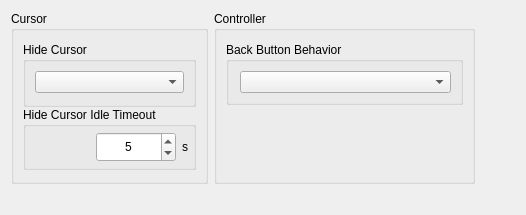
      <widget class="QWidget" name="inputTab">
       <attribute name="title">
        <string>Input</string>
       </attribute>
       <layout class="QVBoxLayout" name="inputTabVLayout" stretch="0,0">
        <item>
         <layout class="QHBoxLayout" name="inputTabHLayoutTop" stretch="1,1,1">
          <item>
           <layout class="QVBoxLayout" name="cursorTabLayoutLeft">
            <property name="spacing">
             <number>7</number>
            </property>
            <property name="bottomMargin">
             <number>0</number>
            </property>
            <item alignment="Qt::AlignmentFlag::AlignTop">
             <widget class="QGroupBox" name="cursorGroupBox">
              <property name="title">
               <string>Cursor</string>
              </property>
              <layout class="QVBoxLayout" name="inputCursorLayout">
               <property name="spacing">
                <number>0</number>
               </property>
               <property name="topMargin">
                <number>11</number>
               </property>
               <property name="bottomMargin">
                <number>11</number>
               </property>
               <item>
                <widget class="QGroupBox" name="hideCursorGroupBox">
                 <property name="enabled">
                  <bool>true</bool>
                 </property>
                 <property name="sizePolicy">
                  <sizepolicy hsizetype="Preferred" vsizetype="Fixed">
                   <horstretch>0</horstretch>
                   <verstretch>0</verstretch>
                  </sizepolicy>
                 </property>
                 <property name="title">
                  <string>Hide Cursor</string>
                 </property>
                 <layout class="QVBoxLayout" name="hideCursorLayout">
                  <property name="spacing">
                   <number>7</number>
                  </property>
                  <property name="bottomMargin">
                   <number>11</number>
                  </property>
                  <item>
                   <widget class="QComboBox" name="hideCursorComboBox"/>
                  </item>
                 </layout>
                </widget>
               </item>
               <item>
                <widget class="QGroupBox" name="idleTimeoutGroupBox">
                 <property name="enabled">
                  <bool>true</bool>
                 </property>
                 <property name="sizePolicy">
                  <sizepolicy hsizetype="Preferred" vsizetype="Fixed">
                   <horstretch>0</horstretch>
                   <verstretch>0</verstretch>
                  </sizepolicy>
                 </property>
                 <property name="minimumSize">
                  <size>
                   <width>0</width>
                   <height>0</height>
                  </size>
                 </property>
                 <property name="title">
                  <string>Hide Cursor Idle Timeout</string>
                 </property>
                 <property name="alignment">
                  <set>Qt::AlignmentFlag::AlignLeading|Qt::AlignmentFlag::AlignLeft|Qt::AlignmentFlag::AlignTop</set>
                 </property>
                 <property name="flat">
                  <bool>false</bool>
                 </property>
                 <layout class="QHBoxLayout" name="IdleTimeoutLayout" stretch="0,0">
                  <property name="spacing">
                   <number>6</number>
                  </property>
                  <property name="leftMargin">
                   <number>70</number>
                  </property>
                  <property name="topMargin">
                   <number>5</number>
                  </property>
                  <property name="rightMargin">
                   <number>5</number>
                  </property>
                  <property name="bottomMargin">
                   <number>5</number>
                  </property>
                  <item alignment="Qt::AlignmentFlag::AlignHCenter">
                   <widget class="QSpinBox" name="idleTimeoutSpinBox">
                    <property name="enabled">
                     <bool>true</bool>
                    </property>
                    <property name="sizePolicy">
                     <sizepolicy hsizetype="Minimum" vsizetype="Fixed">
                      <horstretch>0</horstretch>
                      <verstretch>0</verstretch>
                     </sizepolicy>
                    </property>
                    <property name="minimumSize">
                     <size>
                      <width>80</width>
                      <height>30</height>
                     </size>
                    </property>
                    <property name="maximumSize">
                     <size>
                      <width>16777215</width>
                      <height>16777215</height>
                     </size>
                    </property>
                    <property name="layoutDirection">
                     <enum>Qt::LayoutDirection::LeftToRight</enum>
                    </property>
                    <property name="wrapping">
                     <bool>false</bool>
                    </property>
                    <property name="alignment">
                     <set>Qt::AlignmentFlag::AlignCenter</set>
                    </property>
                    <property name="buttonSymbols">
                     <enum>QAbstractSpinBox::ButtonSymbols::UpDownArrows</enum>
                    </property>
                    <property name="suffix">
                     <string notr="true"/>
                    </property>
                    <property name="maximum">
                     <number>3600</number>
                    </property>
                    <property name="value">
                     <number>5</number>
                    </property>
                    <property name="displayIntegerBase">
                     <number>10</number>
                    </property>
                   </widget>
                  </item>
                  <item>
                   <widget class="QLabel" name="idleTimeoutDurationLabel">
                    <property name="text">
                     <string>s</string>
                    </property>
                   </widget>
                  </item>
                 </layout>
                </widget>
               </item>
              </layout>
             </widget>
            </item>
           </layout>
          </item>
          <item>
           <layout class="QVBoxLayout" name="ControllerTabLayoutMiddle">
            <item>
             <widget class="QGroupBox" name="ControllerGroupBox">
              <property name="sizePolicy">
               <sizepolicy hsizetype="MinimumExpanding" vsizetype="Preferred">
                <horstretch>0</horstretch>
                <verstretch>0</verstretch>
               </sizepolicy>
              </property>
              <property name="title">
               <string>Controller</string>
              </property>
              <layout class="QVBoxLayout" name="ControllerLayout">
               <property name="spacing">
                <number>0</number>
               </property>
               <property name="topMargin">
                <number>11</number>
               </property>
               <property name="bottomMargin">
                <number>11</number>
               </property>
               <item>
                <widget class="QGroupBox" name="backButtonBehaviorGroupBox">
                 <property name="enabled">
                  <bool>true</bool>
                 </property>
                 <property name="sizePolicy">
                  <sizepolicy hsizetype="Fixed" vsizetype="Fixed">
                   <horstretch>0</horstretch>
                   <verstretch>0</verstretch>
                  </sizepolicy>
                 </property>
                 <property name="minimumSize">
                  <size>
                   <width>237</width>
                   <height>0</height>
                  </size>
                 </property>
                 <property name="title">
                  <string>Back Button Behavior</string>
                 </property>
                 <layout class="QVBoxLayout" name="BackButtonLayout">
                  <property name="leftMargin">
                   <number>11</number>
                  </property>
                  <item>
                   <widget class="QComboBox" name="backButtonBehaviorComboBox"/>
                  </item>
                 </layout>
                </widget>
               </item>
               <item>
                <widget class="QWidget" name="controllerWidgetSpacer" native="true">
                 <property name="enabled">
                  <bool>true</bool>
                 </property>
                 <property name="minimumSize">
                  <size>
                   <width>0</width>
                   <height>0</height>
                  </size>
                 </property>
                </widget>
               </item>
              </layout>
             </widget>
            </item>
           </layout>
          </item>
          <item>
           <layout class="QVBoxLayout" name="emptyTabLayoutRight">
            <item>
             <spacer name="emptyhorizontalSpacer">
              <property name="orientation">
               <enum>Qt::Orientation::Horizontal</enum>
              </property>
              <property name="sizeHint" stdset="0">
               <size>
                <width>40</width>
                <height>20</height>
               </size>
              </property>
             </spacer>
            </item>
           </layout>
          </item>
         </layout>
        </item>
        <item>
         <layout class="QHBoxLayout" name="inputTabHLayoutBottom">
          <property name="topMargin">
           <number>0</number>
          </property>
          <item>
           <spacer name="emptyVerticalSpacerBottom">
            <property name="orientation">
             <enum>Qt::Orientation::Vertical</enum>
            </property>
            <property name="sizeType">
             <enum>QSizePolicy::Policy::MinimumExpanding</enum>
            </property>
            <property name="sizeHint" stdset="0">
             <size>
              <width>20</width>
              <height>20</height>
             </size>
            </property>
           </spacer>
          </item>
         </layout>
        </item>
       </layout>
      </widget>
